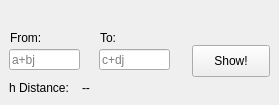
        <widget class="QWidget" name="pageUHPBasicConstructions_2">
         <widget class="QLabel" name="labelPDBChdistance">
          <property name="geometry">
           <rect>
            <x>9</x>
            <y>80</y>
            <width>71</width>
            <height>16</height>
           </rect>
          </property>
          <property name="text">
           <string>h Distance:</string>
          </property>
         </widget>
         <widget class="QPushButton" name="pushButtonPDBCShowGeodesicSegment">
          <property name="geometry">
           <rect>
            <x>192</x>
            <y>45</y>
            <width>78</width>
            <height>32</height>
           </rect>
          </property>
          <property name="text">
           <string>Show!</string>
          </property>
         </widget>
         <widget class="QLabel" name="labelPDBCto">
          <property name="geometry">
           <rect>
            <x>100</x>
            <y>30</y>
            <width>23</width>
            <height>16</height>
           </rect>
          </property>
          <property name="text">
           <string>To:</string>
          </property>
         </widget>
         <widget class="QLabel" name="labelPDBCfrom">
          <property name="geometry">
           <rect>
            <x>10</x>
            <y>30</y>
            <width>39</width>
            <height>16</height>
           </rect>
          </property>
          <property name="text">
           <string>From:</string>
          </property>
         </widget>
         <widget class="QLineEdit" name="lineEditPDBCComplexNumber1">
          <property name="geometry">
           <rect>
            <x>9</x>
            <y>49</y>
            <width>71</width>
            <height>21</height>
           </rect>
          </property>
          <property name="text">
           <string/>
          </property>
          <property name="placeholderText">
           <string>a+bj</string>
          </property>
         </widget>
         <widget class="QLineEdit" name="lineEditPDBCComplexNumber2">
          <property name="geometry">
           <rect>
            <x>99</x>
            <y>49</y>
            <width>71</width>
            <height>21</height>
           </rect>
          </property>
          <property name="placeholderText">
           <string>c+dj</string>
          </property>
         </widget>
         <widget class="QLabel" name="labelPDBChdistancenumber">
          <property name="geometry">
           <rect>
            <x>82</x>
            <y>80</y>
            <width>79</width>
            <height>16</height>
           </rect>
          </property>
          <property name="text">
           <string>--</string>
          </property>
         </widget>
        </widget>
